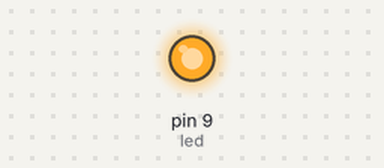
The sketch below on a simulated Arduino Uno, built with avr-gcc and run on an emulated ATmega328P. Shown: output pins drawn as LEDs (lit = HIGH).

Above: at 0.1 s.
Timing chart, 0 to 1.6 s (numbered marks = the images above):
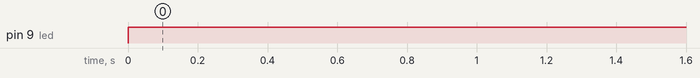

The sketch:

BLINK.ino
```cpp
const int led=9;

void setup() {
//pinMode(led,OUTPUT);
}

void loop() {
analogWrite(led,255);
//delay(10000);
//digitalWrite(led,LOW);
//delay(10000);
}
```

Measured:
- by itself, pin 9 (led): LOW → HIGH at 0.00 s
